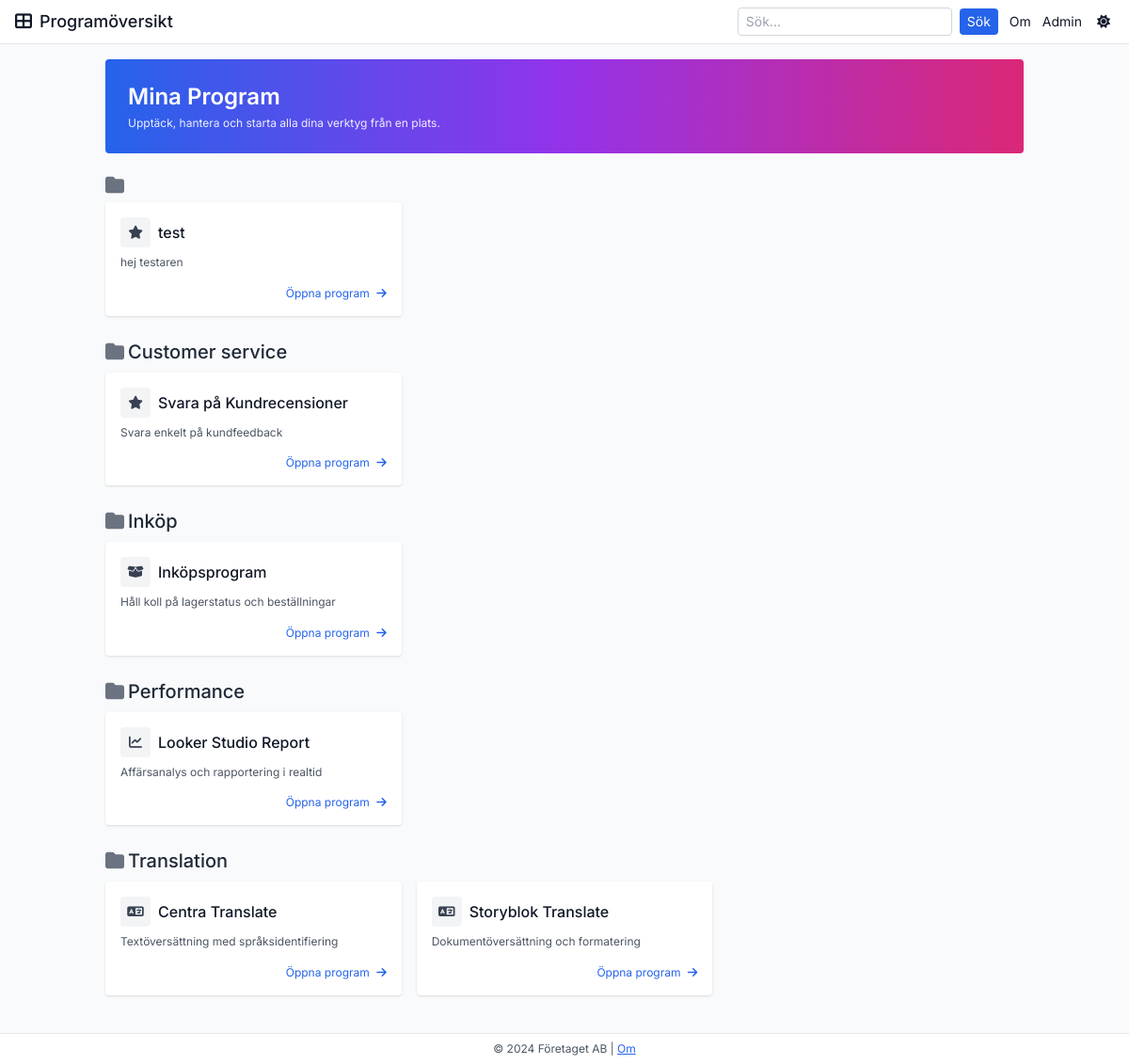
The page / on the database its author committed.
### tables this page shows
CREATE TABLE programs (
            id INTEGER PRIMARY KEY AUTOINCREMENT,
            name TEXT NOT NULL,
            description TEXT,
            url TEXT,
            category TEXT,
            icon TEXT
        );

### app.py (the view, shortened to what this page needs)
@app.route('/')
def index():
    query = request.args.get("sok", "").strip().lower()
    programs = load_programs_from_db()
    categories = {}
    for p in programs:
        if p.category not in categories:
            categories[p.category] = []
        categories[p.category].append(p)
    return render_template('index.html', categories=categories, query=query)

### app.py (called while the page is built)
def get_db_connection():
    conn = sqlite3.connect(DATABASE)
    conn.row_factory = sqlite3.Row
    return conn

def load_programs_from_db() -> List[Program]:
    conn = get_db_connection()
    rows = conn.execute('SELECT id, name, description, url, category, icon FROM programs ORDER BY category, name').fetchall()
    conn.close()
    programs = [Program(id=row["id"], name=row["name"], description=row["description"],
                         url=row["url"], category=row["category"], icon=row["icon"]) for row in rows]
    return programs

### templates/index.html (shortened to what this page needs)
{% extends "base.html" %}
{% block content %}
<div class="mb-6 relative overflow-hidden rounded bg-gradient-to-r from-blue-600 via-purple-600 to-pink-600 text-white p-6">
    <h1 class="text-2xl font-semibold mb-1">Mina Program</h1>
    <p class="text-xs opacity-90">Upptäck, hantera och starta alla dina verktyg från en plats.</p>
</div>
{% if categories %}
    {% for category, programs in categories.items() %}
    <div class="mb-6">
        <h2 class="text-xl font-medium mb-2 flex items-center text-gray-800 dark:text-gray-100">
            <i class="fas fa-folder mr-1 text-gray-500 dark:text-gray-300"></i>
            {{ category }}
        </h2>
        <div class="grid gap-4 sm:grid-cols-2 lg:grid-cols-3">
            {% for program in programs %}
            <div class="bg-white dark:bg-gray-800 rounded shadow p-4 flex flex-col transition transform hover:-translate-y-0.5 hover:shadow-md">
                <div class="flex items-center space-x-2 mb-2">
                    <div class="w-8 h-8 flex justify-center items-center rounded bg-gray-100 dark:bg-gray-700">
                        <i class="fas {{ program.icon }} text-gray-700 dark:text-gray-200"></i>
                    </div>
                    <h3 class="text-base font-medium text-gray-900 dark:text-gray-100">
                        {{ program.name }}
                    </h3>
                </div>
                <p class="text-xs text-gray-600 dark:text-gray-300 mb-4 flex-1 leading-snug">
                    {{ program.description }}
                </p>
                <a href="{{ program.url }}" target="_blank" class="text-blue-600 dark:text-blue-400 text-xs hover:underline self-end">
                    Öppna program <i class="fas fa-arrow-right ml-1"></i>
                </a>
            </div>
            {% endfor %}
        </div>
    </div>
    {% endfor %}
{% else %}
    <div class="text-center py-10">
        <p class="text-sm text-gray-500 dark:text-gray-400">Inga program hittades för din sökning.</p>
    </div>
{% endif %}
{% endblock %}

### static/css/custom.css (style rules this page uses)
body { background-color: #121212; color: #ffffff; font-family: 'Inter', sans-serif; }

### rows shown on the page
programs: name "test", description "hej testaren"
programs: category "Customer service", name "Svara på Kundrecensioner", description "Svara enkelt på kundfeedback"
programs: category "Inköp", name "Inköpsprogram", description "Håll koll på lagerstatus och beställningar"
programs: category "Performance", name "Looker Studio Report", description "Affärsanalys och rapportering i realtid"
programs: category "Translation", name "Centra Translate", description "Textöversättning med språksidentifiering"
programs: name "Storyblok Translate", description "Dokumentöversättning och formatering"
